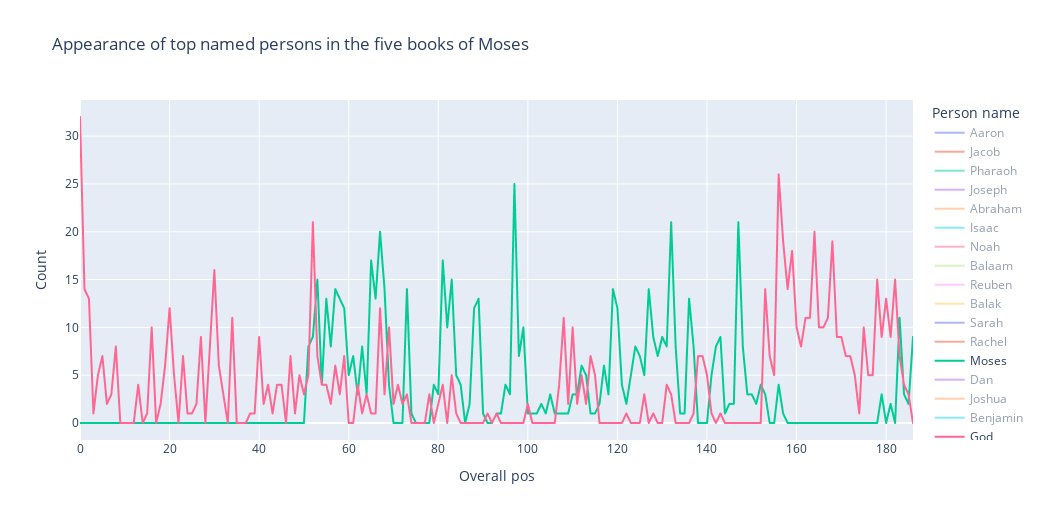

Notebook code for this chart:
### Code cell
fig = px.line(df_five_books_ner_melted, x='Overall pos', y='Count', color='Person name',
             width=1.3*800, height=1.3*400,
             title='Appearance of top named persons in the five books of Moses')
fig.show()

### Figure 1 — Plotly figure (JSON) as saved in the notebook; plotly's stock layout.template omitted (floating-point values rounded to 4 significant figures; data arrays with more than 128 entries replaced by an {"elided": "..."} marker saying what was removed)
{"data": [{"hovertemplate": "Person name=Aaron<br>Overall pos=%{x}<br>Count=%{y}<extra></extra>", "legendgroup": "Aaron", "line": {"color": "#636efa", "dash": "solid"}, "marker": {"symbol": "circle"}, "mode": "lines", "name": "Aaron", "showlegend": true, "type": "scattergl", "visible": "legendonly", "x": {"elided": "187 int values"}, "xaxis": "x", "y": {"elided": "187 int values"}, "yaxis": "y"}, {"hovertemplate": "Person name=Jacob<br>Overall pos=%{x}<br>Count=%{y}<extra></extra>", "legendgroup": "Jacob", "line": {"color": "#EF553B", "dash": "solid"}, "marker": {"symbol": "circle"}, "mode": "lines", "name": "Jacob", "showlegend": true, "type": "scattergl", "visible": "legendonly", "x": {"elided": "187 int values"}, "xaxis": "x", "y": {"elided": "187 int values"}, "yaxis": "y"}, {"hovertemplate": "Person name=Pharaoh<br>Overall pos=%{x}<br>Count=%{y}<extra></extra>", "legendgroup": "Pharaoh", "line": {"color": "#00cc96", "dash": "solid"}, "marker": {"symbol": "circle"}, "mode": "lines", "name": "Pharaoh", "showlegend": true, "type": "scattergl", "visible": "legendonly", "x": {"elided": "187 int values"}, "xaxis": "x", "y": {"elided": "187 int values"}, "yaxis": "y"}, {"hovertemplate": "Person name=Joseph<br>Overall pos=%{x}<br>Count=%{y}<extra></extra>", "legendgroup": "Joseph", "line": {"color": "#ab63fa", "dash": "solid"}, "marker": {"symbol": "circle"}, "mode": "lines", "name": "Joseph", "showlegend": true, "type": "scattergl", "visible": "legendonly", "x": {"elided": "187 int values"}, "xaxis": "x", "y": {"elided": "187 int values"}, "yaxis": "y"}, {"hovertemplate": "Person name=Abraham<br>Overall pos=%{x}<br>Count=%{y}<extra></extra>", "legendgroup": "Abraham", "line": {"color": "#FFA15A", "dash": "solid"}, "marker": {"symbol": "circle"}, "mode": "lines", "name": "Abraham", "showlegend": true, "type": "scattergl", "visible": "legendonly", "x": {"elided": "187 int values"}, "xaxis": "x", "y": {"elided": "187 int values"}, "yaxis": "y"}, {"hovertemplate": "Person name=Isaac<br>Overall pos=%{x}<br>Count=%{y}<extra></extra>", "legendgroup": "Isaac", "line": {"color": "#19d3f3", "dash": "solid"}, "marker": {"symbol": "circle"}, "mode": "lines", "name": "Isaac", "showlegend": true, "type": "scattergl", "visible": "legendonly", "x": {"elided": "187 int values"}, "xaxis": "x", "y": {"elided": "187 int values"}, "yaxis": "y"}, {"hovertemplate": "Person name=Noah<br>Overall pos=%{x}<br>Count=%{y}<extra></extra>", "legendgroup": "Noah", "line": {"color": "#FF6692", "dash": "solid"}, "marker": {"symbol": "circle"}, "mode": "lines", "name": "Noah", "showlegend": true, "type": "scattergl", "visible": "legendonly", "x": {"elided": "187 int values"}, "xaxis": "x", "y": {"elided": "187 int values"}, "yaxis": "y"}, {"hovertemplate": "Person name=Balaam<br>Overall pos=%{x}<br>Count=%{y}<extra></extra>", "legendgroup": "Balaam", "line": {"color": "#B6E880", "dash": "solid"}, "marker": {"symbol": "circle"}, "mode": "lines", "name": "Balaam", "showlegend": true, "type": "scattergl", "visible": "legendonly", "x": {"elided": "187 int values"}, "xaxis": "x", "y": {"elided": "187 int values"}, "yaxis": "y"}, {"hovertemplate": "Person name=Reuben<br>Overall pos=%{x}<br>Count=%{y}<extra></extra>", "legendgroup": "Reuben", "line": {"color": "#FF97FF", "dash": "solid"}, "marker": {"symbol": "circle"}, "mode": "lines", "name": "Reuben", "showlegend": true, "type": "scattergl", "visible": "legendonly", "x": {"elided": "187 int values"}, "xaxis": "x", "y": {"elided": "187 int values"}, "yaxis": "y"}, {"hovertemplate": "Person name=Balak<br>Overall pos=%{x}<br>Count=%{y}<extra></extra>", "legendgroup": "Balak", "line": {"color": "#FECB52", "dash": "solid"}, "marker": {"symbol": "circle"}, "mode": "lines", "name": "Balak", "showlegend": true, "type": "scattergl", "visible": "legendonly", "x": {"elided": "187 int values"}, "xaxis": "x", "y": {"elided": "187 int values"}, "yaxis": "y"}, {"hovertemplate": "Person name=Sarah<br>Overall pos=%{x}<br>Count=%{y}<extra></extra>", "legendgroup": "Sarah", "line": {"color": "#636efa", "dash": "solid"}, "marker": {"symbol": "circle"}, "mode": "lines", "name": "Sarah", "showlegend": true, "type": "scattergl", "visible": "legendonly", "x": {"elided": "187 int values"}, "xaxis": "x", "y": {"elided": "187 int values"}, "yaxis": "y"}, {"hovertemplate": "Person name=Rachel<br>Overall pos=%{x}<br>Count=%{y}<extra></extra>", "legendgroup": "Rachel", "line": {"color": "#EF553B", "dash": "solid"}, "marker": {"symbol": "circle"}, "mode": "lines", "name": "Rachel", "showlegend": true, "type": "scattergl", "visible": "legendonly", "x": {"elided": "187 int values"}, "xaxis": "x", "y": {"elided": "187 int values"}, "yaxis": "y"}, {"hovertemplate": "Person name=Moses<br>Overall pos=%{x}<br>Count=%{y}<extra></extra>", "legendgroup": "Moses", "line": {"color": "#00cc96", "dash": "solid"}, "marker": {"symbol": "circle"}, "mode": "lines", "name": "Moses", "showlegend": true, "type": "scattergl", "visible": true, "x": {"elided": "187 int values"}, "xaxis": "x", "y": {"elided": "187 int values"}, "yaxis": "y"}, {"hovertemplate": "Person name=Dan<br>Overall pos=%{x}<br>Count=%{y}<extra></extra>", "legendgroup": "Dan", "line": {"color": "#ab63fa", "dash": "solid"}, "marker": {"symbol": "circle"}, "mode": "lines", "name": "Dan", "showlegend": true, "type": "scattergl", "visible": "legendonly", "x": {"elided": "187 int values"}, "xaxis": "x", "y": {"elided": "187 int values"}, "yaxis": "y"}, {"hovertemplate": "Person name=Joshua<br>Overall pos=%{x}<br>Count=%{y}<extra></extra>", "legendgroup": "Joshua", "line": {"color": "#FFA15A", "dash": "solid"}, "marker": {"symbol": "circle"}, "mode": "lines", "name": "Joshua", "showlegend": true, "type": "scattergl", "visible": "legendonly", "x": {"elided": "187 int values"}, "xaxis": "x", "y": {"elided": "187 int values"}, "yaxis": "y"}, {"hovertemplate": "Person name=Benjamin<br>Overall pos=%{x}<br>Count=%{y}<extra></extra>", "legendgroup": "Benjamin", "line": {"color": "#19d3f3", "dash": "solid"}, "marker": {"symbol": "circle"}, "mode": "lines", "name": "Benjamin", "showlegend": true, "type": "scattergl", "visible": "legendonly", "x": {"elided": "187 int values"}, "xaxis": "x", "y": {"elided": "187 int values"}, "yaxis": "y"}, {"hovertemplate": "Person name=God<br>Overall pos=%{x}<br>Count=%{y}<extra></extra>", "legendgroup": "God", "line": {"color": "#FF6692", "dash": "solid"}, "marker": {"symbol": "circle"}, "mode": "lines", "name": "God", "showlegend": true, "type": "scattergl", "x": {"elided": "187 int values"}, "xaxis": "x", "y": {"elided": "187 int values"}, "yaxis": "y"}, {"hovertemplate": "Person name=Levi<br>Overall pos=%{x}<br>Count=%{y}<extra></extra>", "legendgroup": "Levi", "line": {"color": "#B6E880", "dash": "solid"}, "marker": {"symbol": "circle"}, "mode": "lines", "name": "Levi", "showlegend": true, "type": "scattergl", "visible": "legendonly", "x": {"elided": "187 int values"}, "xaxis": "x", "y": {"elided": "187 int values"}, "yaxis": "y"}, {"hovertemplate": "Person name=Ephraim<br>Overall pos=%{x}<br>Count=%{y}<extra></extra>", "legendgroup": "Ephraim", "line": {"color": "#FF97FF", "dash": "solid"}, "marker": {"symbol": "circle"}, "mode": "lines", "name": "Ephraim", "showlegend": true, "type": "scattergl", "visible": "legendonly", "x": {"elided": "187 int values"}, "xaxis": "x", "y": {"elided": "187 int values"}, "yaxis": "y"}, {"hovertemplate": "Person name=Adam<br>Overall pos=%{x}<br>Count=%{y}<extra></extra>", "legendgroup": "Adam", "line": {"color": "#FECB52", "dash": "solid"}, "marker": {"symbol": "circle"}, "mode": "lines", "name": "Adam", "showlegend": true, "type": "scattergl", "visible": "legendonly", "x": {"elided": "187 int values"}, "xaxis": "x", "y": {"elided": "187 int values"}, "yaxis": "y"}, {"hovertemplate": "Person name=Eve<br>Overall pos=%{x}<br>Count=%{y}<extra></extra>", "legendgroup": "Eve", "line": {"color": "#636efa", "dash": "solid"}, "marker": {"symbol": "circle"}, "mode": "lines", "name": "Eve", "showlegend": true, "type": "scattergl", "visible": "legendonly", "x": {"elided": "187 int values"}, "xaxis": "x", "y": {"elided": "187 int values"}, "yaxis": "y"}], "layout": {"height": 520, "legend": {"title": {"text": "Person name"}, "tracegroupgap": 0}, "title": {"text": "Appearance of top named persons in the five books of Moses"}, "width": 1040, "xaxis": {"anchor": "y", "autorange": true, "domain": [0, 1], "range": [0, 186], "title": {"text": "Overall pos"}, "type": "linear"}, "yaxis": {"anchor": "x", "autorange": true, "domain": [0, 1], "range": [-1.778, 33.78], "title": {"text": "Count"}, "type": "linear"}}}
